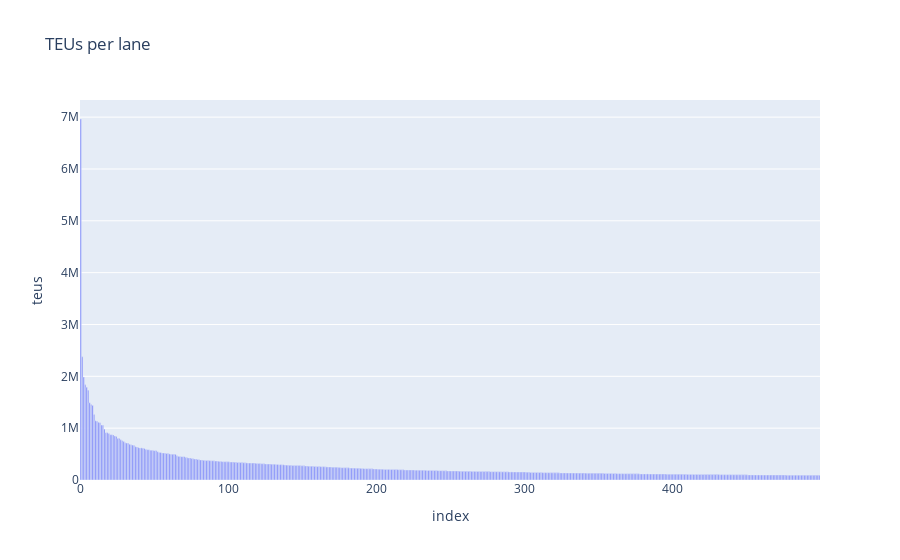

This figure's notebook cell:
### Code cell
df = (
    main_lf
    .group_by('lane_id')
    .agg(pl.col('teus').sum())
    .sort(by='teus', descending=True)
    .with_row_index()
    .collect()
)
px.bar(df, x='index', y='teus', title='TEUs per lane')

### Figure 1 — Plotly figure (JSON) as saved in the notebook; plotly's stock layout.template omitted (floating-point values rounded to 4 significant figures; data arrays with more than 128 entries replaced by an {"elided": "..."} marker saying what was removed)
{"data": [{"alignmentgroup": "True", "hovertemplate": "index=%{x}<br>teus=%{y}<extra></extra>", "legendgroup": "", "marker": {"color": "#636efa", "pattern": {"shape": ""}}, "name": "", "offsetgroup": "", "orientation": "v", "showlegend": false, "textposition": "auto", "type": "bar", "x": {"elided": "500 int values"}, "xaxis": "x", "y": {"elided": "500 float values"}, "yaxis": "y"}], "layout": {"barmode": "relative", "legend": {"tracegroupgap": 0}, "title": {"text": "TEUs per lane"}, "xaxis": {"anchor": "y", "domain": [0, 1], "title": {"text": "index"}}, "yaxis": {"anchor": "x", "domain": [0, 1], "title": {"text": "teus"}}}}
